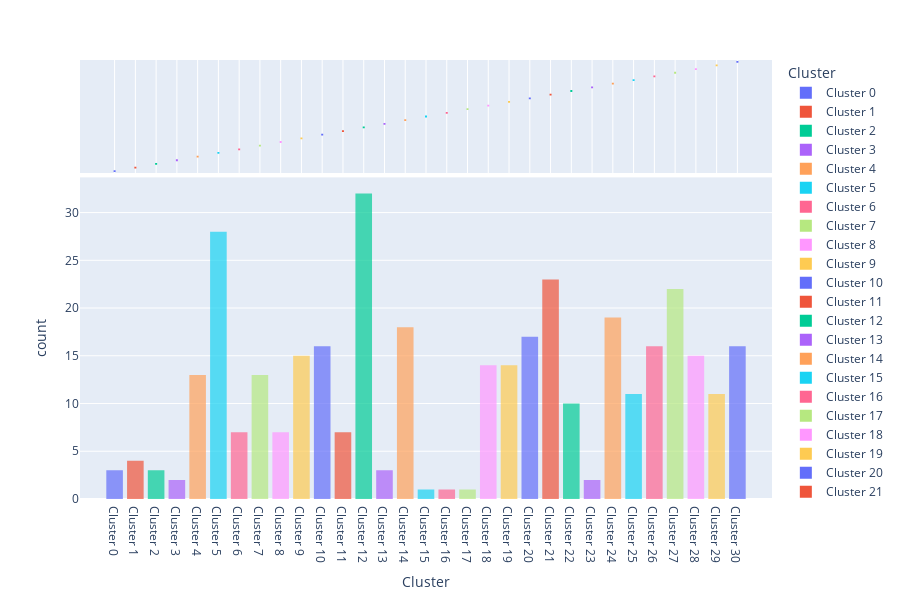

Notebook code cell kept with this figure:
### Code cell
plot_model(ap, plot = 'distribution')
